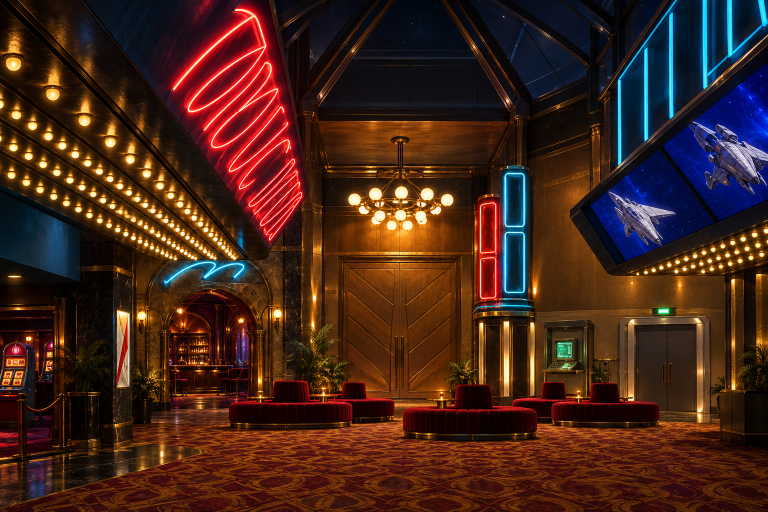
#> input picture concourse_bg.png, 1536 x 1024 px, found by its file name (shown at 1/2 size)
$ python bake_sky.py
#> lines starting #> are read from the running program, lines starting #| are printed output that depends on the picture; after the words box and inside, x2 and y2 are one past the last pixel; in counts of white or black regions, pixels touching at a corner belong together
#> in main, plate is the input picture: PIL image 1536x1024 RGB; mean R, G, B 68.2, 36.9, 25.5
#!/usr/bin/env python3
# /// script
# requires-python = ">=3.10"
# dependencies = ["pillow", "numpy"]
# ///
"""Cut the New Con concourse sky out of the plate and build drifting stars (#515).

Why not Blender: the sky is a flat 2D backdrop seen through a painted cutout,
so there is no perspective to match. Pure image processing is simpler and
reproduces the painting's own sky exactly.

Outputs (assets/concourse/newcon/anim/):
    sky_mask.png   L8, 255 = sky. The engine uses it as the plate's alpha so
                   the layers below show through the windows.
    sky_fill.png   the painted sky with its stars removed (a quarter-res
                   gradient, drawn stretched behind everything).
    stars_far.png / stars_near.png   tileable RGBA star fields matched to the
                   painted stars' density and brightness; the engine scrolls
                   them at different rates for parallax.

Mask = hand-authored coarse window polygons (robust against the navy-dark rib
faces) refined per pixel by darkness of the star-removed plate (accurate lit
rib edges).

Usage (from the repo root):
    uv run tools/newcon_concourse/bake_sky.py [--debug build/newcon_concourse/sky_debug.png]
"""
import argparse
from pathlib import Path

import numpy as np
from PIL import Image, ImageDraw, ImageFilter

REPO = Path(__file__).resolve().parents[2]
PLATE = REPO / "assets/concourse/newcon/concourse_bg.png"
OUT = REPO / "assets/concourse/newcon/anim"

# Coarse window regions in plate pixels (1536x1024), each with the darkness
# threshold that refines its edges: star-removed luminance at or below it is
# sky. Anything outside every window is never sky, however dark. The C gaps
# carry blue haze (brighter sky) but their polygons are drawn conservatively
# inside the ribs, so they can afford a looser threshold.
WINDOWS = [
    # A: open sky left of the first arch, above the promenade roofline.
    ([(0, 0), (298, 0), (284, 110), (270, 240), (257, 368), (0, 368)], 24),
    # B: between arch 1 and arch 2.
    ([(568, 0), (765, 0), (752, 75), (738, 150), (724, 225), (712, 300), (706, 372),
      (596, 372), (586, 250), (576, 120)], 34),   # floor stops above the rooftop kit                 # dense stars at its top-right lift the floor
    # C1-C4: gaps between the curved ribs right of arch 2 (left to right).
    ([(910, 0), (1000, 0), (973, 79), (957, 158), (939, 237), (926, 316), (915, 395),
      (886, 395), (887, 158), (892, 79)], 45),
    ([(1102, 0), (1184, 0), (1155, 105), (1108, 211), (1081, 316), (1068, 395),
      (1044, 395), (1055, 316), (1063, 211), (1076, 105)], 45),
    ([(1250, 0), (1313, 0), (1282, 79), (1250, 158), (1224, 237), (1203, 316), (1192, 369),
      (1171, 369), (1176, 290), (1197, 211), (1224, 132), (1239, 53)], 45),
    ([(1318, 32), (1382, 21), (1374, 79), (1353, 148), (1334, 211), (1313, 290),
      (1300, 369), (1276, 369), (1287, 290), (1303, 211), (1311, 132)], 45),
]
FLOOR_SEED = (768, 1000)   # a pixel that is certainly not sky (the deck)
STAR_TILE = 512
RNG_SEED = 515


def star_removed(lum):
    return lum.filter(ImageFilter.MinFilter(5)).filter(ImageFilter.MaxFilter(5))


def sky_mask(plate):
    lum = plate.convert("L")
    base = np.asarray(star_removed(lum), dtype=np.float32)
    limit = Image.new("L", plate.size, 0)            # per-pixel threshold, 0 = never sky
#> limit: PIL image 1536x1024 L; every value is 0
    draw = ImageDraw.Draw(limit)
    for poly, darkness in WINDOWS:
        draw.polygon(poly, fill=darkness)
    limit = np.asarray(limit, dtype=np.float32)
#> limit: shape (1024, 1536) float32
    dark = Image.fromarray(((base <= limit) & (limit > 0)).astype(np.uint8) * 255)
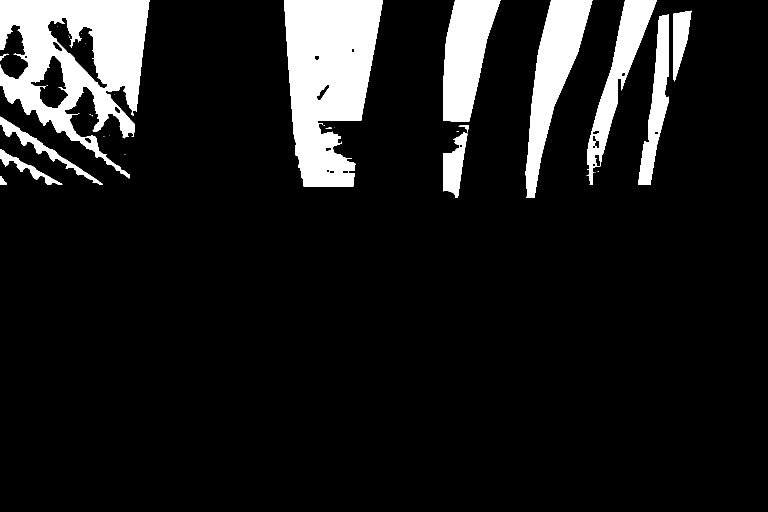
#> dark: PIL image 1536x1024 L (shown at 1/2 size); 11.2% white; 33 white regions (19 under 20 px), largest, box (x1, y1, x2, y2) and area: (0, 0, 299, 357) 51955, (568, 0, 766, 373) 51504, (1051, 0, 1185, 396) 20900
    # Opening drops thin dark rib seams inside a window.
    return solidify(dark.filter(ImageFilter.MinFilter(7)).filter(ImageFilter.MaxFilter(7)),
                    FLOOR_SEED)


def solidify(sky, outside_seed):
    """Binary L sky (255) -> finished mask. Bright stars survive
    star_removed() and punch not-sky holes; a hole is any not-sky pixel that
    `outside_seed` (certainly not sky) cannot reach. Then blur + re-threshold
    rounds off square-kernel stair-steps, and a light feather gives a ~1 px
    antialiased edge."""
#> called with outside_seed = (768, 1000)
    sky = sky.copy()
#> sky: PIL image 1536x1024 L; 11% white; 21 white regions, largest, box (x1, y1, x2, y2) and area: (568, 0, 765, 373) 51393, (0, 0, 299, 316) 50649, (1051, 0, 1184, 396) 20895
    ImageDraw.floodfill(sky, outside_seed, 128)
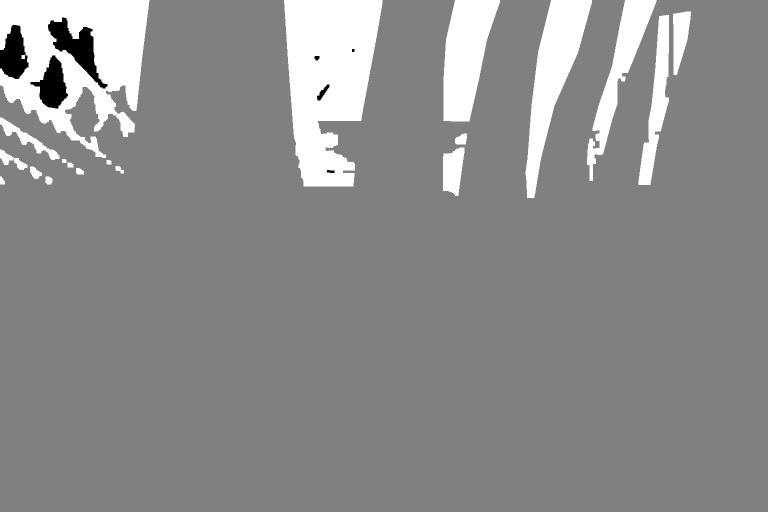
#> sky: PIL image 1536x1024 L (shown at 1/2 size); min 0, max 255, mean 140.8
    sky = Image.fromarray(np.where(np.asarray(sky) == 128, 0, 255).astype(np.uint8))
#> sky: PIL image 1536x1024 L; 11.9% white; 20 white regions, largest, box (x1, y1, x2, y2) and area: (0, 0, 299, 316) 64643, (568, 0, 765, 373) 51862, (1051, 0, 1184, 396) 20895
    rounded = np.asarray(sky.filter(ImageFilter.GaussianBlur(2.0))) >= 128
#> rounded: shape (1024, 1536) bool; 11.9% white; 19 white regions, largest, box (x1, y1, x2, y2) and area: (0, 0, 299, 316) 64648, (568, 0, 765, 373) 51859, (1051, 0, 1184, 396) 20889
    return (Image.fromarray(rounded.astype(np.uint8) * 255)
            .filter(ImageFilter.GaussianBlur(0.8)))


def sky_fill(plate, mask):
    """Starless sky colour, extrapolated past the mask edge so bilinear
    stretching never pulls rib colour into the windows."""
    rgb = np.asarray(plate.convert("RGB"), dtype=np.float32)
    clean = np.dstack([np.asarray(star_removed(Image.fromarray(rgb[..., c].astype(np.uint8))),
                                  dtype=np.float32) for c in range(3)])
    w = (np.asarray(mask, dtype=np.float32) / 255.0)[..., None]
    small = (plate.width // 4, plate.height // 4)
#> small = (384, 256)
    blur = ImageFilter.GaussianBlur(24)

    def down(a):
        return np.asarray(Image.fromarray(np.clip(a, 0, 255).astype(np.uint8))
                          .resize(small, Image.BOX).filter(blur), dtype=np.float32)
#> returned value: shape (256, 384) float32
    num = np.dstack([down(clean[..., c] * w[..., 0]) for c in range(3)])
    den = down(w[..., 0] * 255.0)[..., None] / 255.0
    fill = num / np.maximum(den, 1e-3)
    fallback = np.array([6.0, 8.0, 14.0])                  # deep space blue-black
    fill = np.where(den > 0.02, fill, fallback)
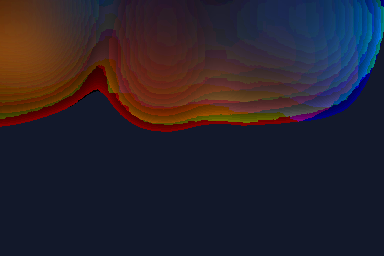
#> fill: shape (256, 384, 3) float64; mean R, G, B 13.4, 11.2, 14.8; drawn with min black and max white
    return Image.fromarray(np.clip(fill, 0, 255).astype(np.uint8))
#> returned value: PIL image 384x256 RGB


class PaintedStars:
    """The painting's own star population: density per sky pixel (one per
    local maximum), and each star's contrast over the sky and its colour.
    New stars are drawn from this, so they match the paint, not a guess."""

    def __init__(self, plate, mask):
        grey = plate.convert("L")
        lum = np.asarray(grey, dtype=np.float32)
#> lum: shape (1024, 1536) float32
        base = np.asarray(star_removed(grey), dtype=np.float32)
        local_max = lum >= np.asarray(grey.filter(ImageFilter.MaxFilter(3)), dtype=np.float32)
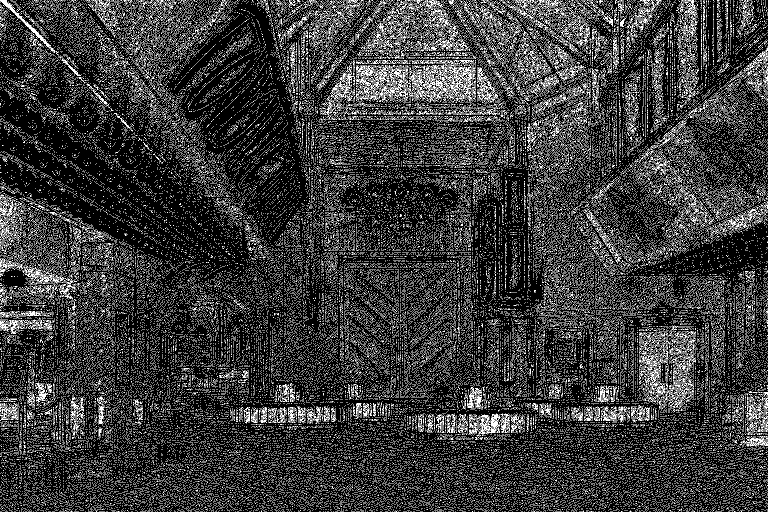
#> local_max: shape (1024, 1536) bool (shown at 1/2 size); 11.7% white in thin lines or dots
        sky = np.asarray(mask) > 200
#> sky: shape (1024, 1536) bool; 11.6% white; 19 white regions, largest, box (x1, y1, x2, y2) and area: (0, 0, 298, 315) 63783, (569, 0, 764, 372) 50948, (1052, 0, 1183, 395) 20257
        peaks = (lum - base > 18) & sky & local_max
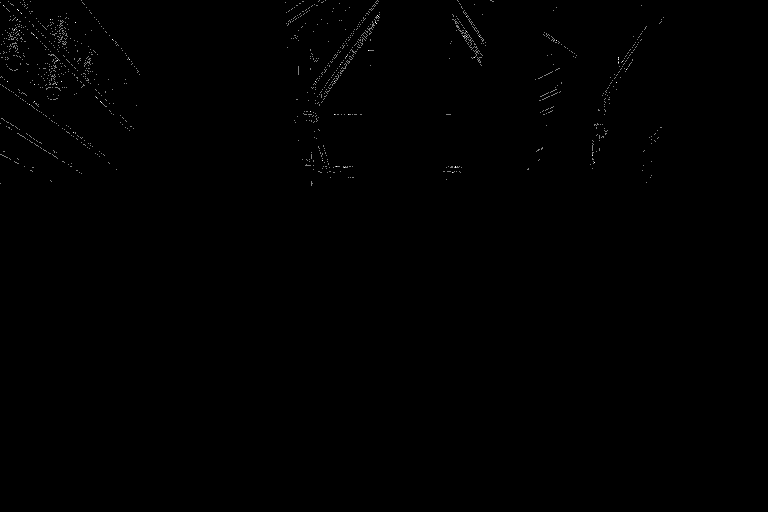
#> peaks: shape (1024, 1536) bool (shown at 1/2 size); 0.13% white in thin lines or dots, all inside (x1, y1, x2, y2) = (0, 0, 1327, 371)
        rgb = np.asarray(plate, dtype=np.float32)[peaks]
#> rgb = 2071 rows, first 8: [46, 34, 32], [84, 48, 24], [40, 25, 15], [41, 31, 31], [60, 37, 10], [47, 26, 20], [38, 22, 11], [50, 27, 24]
        self.density = peaks.sum() / max(sky.sum(), 1)
#> self.density = 0.0114
        self.contrast = (lum - base)[peaks] / 255.0
#> self.contrast = 2071 values, max 0.8 at index 782, min 0.0745 at index 4, mean 0.186
        self.tint = rgb / np.maximum(rgb.max(axis=1, keepdims=True), 1.0)
#> self.tint = 2071 rows, first 8: [1, 0.739, 0.696], [1, 0.571, 0.286], [1, 0.625, 0.375], [1, 0.756, 0.756], [1, 0.617, 0.167], [1, 0.553, 0.426], [1, 0.579, 0.289], [1, 0.54, 0.48]


def star_tile(stars, fraction, sigma_range, rng, gain=1.3, radius=3):
    """Tileable star field: gaussian dots wrapped at the tile edges. `gain`
    compensates for sub-pixel centres spreading a star's peak; `radius` (px)
    bounds each dot, so keep it >= 2.5 sigma for wide glows."""
#> called with fraction = 0.65, sigma_range = (0.32, 0.55), gain = 1.3, radius = 3
    n = int(STAR_TILE * STAR_TILE * stars.density * fraction)
#> n = 1934
    acc = np.zeros((STAR_TILE, STAR_TILE, 3), dtype=np.float32)
    yy, xx = np.mgrid[-radius:radius + 1, -radius:radius + 1]
    for _ in range(n):
        x, y = rng.uniform(0, STAR_TILE, 2)
        sigma = rng.uniform(*sigma_range)
        pick = rng.integers(0, stars.contrast.size)
        ix, iy = int(x), int(y)
        g = np.exp(-(((xx - (x - ix)) ** 2 + (yy - (y - iy)) ** 2) / (2 * sigma ** 2)))
        rows, cols = (iy + yy) % STAR_TILE, (ix + xx) % STAR_TILE
        acc[rows, cols] += (g * stars.contrast[pick] * gain)[..., None] * stars.tint[pick]
    a = np.clip(acc.max(axis=2), 0.0, 1.0)
    rgb = np.where(a[..., None] > 0, acc / np.maximum(a[..., None], 1e-6), 0.0)
#> rgb: shape (512, 512, 3) float32
    return Image.fromarray((np.dstack([np.clip(rgb, 0, 1), a]) * 255).astype(np.uint8), "RGBA")
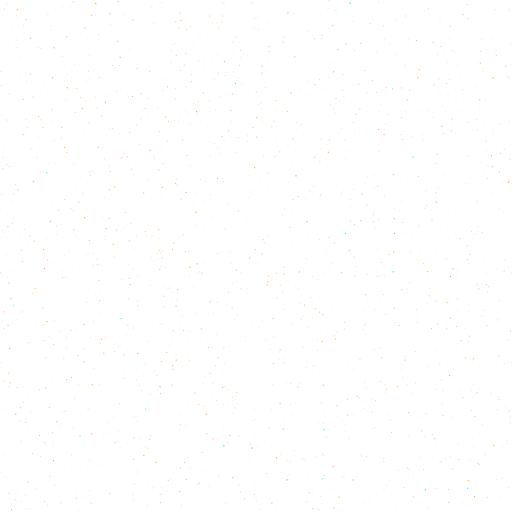
#> returned value: PIL image 512x512 RGBA; mean R, G, B, A 27.5, 16.8, 7.3, 0.5; transparent parts drawn white


def main():
    ap = argparse.ArgumentParser(description=__doc__.splitlines()[0])
    ap.add_argument("--debug", help="write a mask-over-plate visualisation here")
    args = ap.parse_args()

    plate = Image.open(PLATE).convert("RGB")
    mask = sky_mask(plate)
    OUT.mkdir(parents=True, exist_ok=True)
    mask.save(OUT / "sky_mask.png", optimize=True)
    sky_fill(plate, mask).save(OUT / "sky_fill.png", optimize=True)

    stars = PaintedStars(plate, mask)
    rng = np.random.default_rng(RNG_SEED)
    # Split the painted population across two parallax depths: most stars
    # small and far, a third slightly larger and near.
    star_tile(stars, 0.65, (0.32, 0.55), rng).save(OUT / "stars_far.png", optimize=True)
    star_tile(stars, 0.35, (0.4, 0.75), rng).save(OUT / "stars_near.png", optimize=True)
#> call 2 of star_tile, with fraction = 0.35, sigma_range = (0.4, 0.75), gain = 1.3, radius = 3
#> in star_tile (call 2), `n = int(STAR_TILE * STAR_TILE * stars.density * fraction)`: n = 1041
#> in star_tile (call 2), `rgb = np.where(a[..., None] > 0, acc / np.maximum(a[..., None], 1e-6),..`:
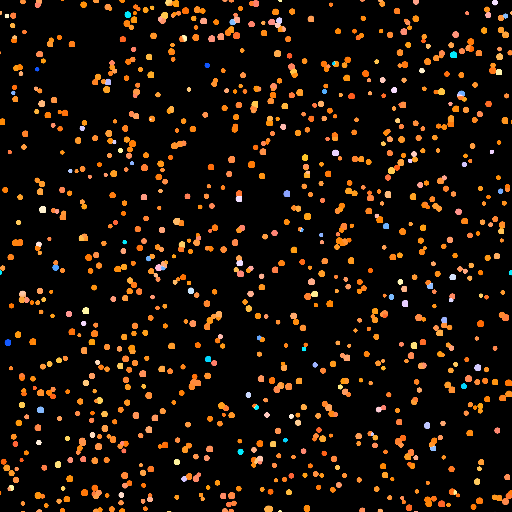
#> rgb: shape (512, 512, 3) float32; mean of channels 0, 1, 2 0.0995, 0.0603, 0.0266; drawn as R, G, B
    print(f"sky {np.mean(np.asarray(mask) > 127):.1%} of plate; painted stars "
          f"{stars.density * 1e4:.1f}/10k px, contrast median "
          f"{np.median(stars.contrast) * 255:.0f}")
#| sky 11.9% of plate; painted stars 113.5/10k px, contrast median 35

    if args.debug:
        vis = np.asarray(plate, dtype=np.float32)
        m = (np.asarray(mask, dtype=np.float32) / 255.0)[..., None]
        vis = vis * (1 - 0.6 * m) + np.array([0, 170, 255]) * 0.6 * m
        Path(args.debug).parent.mkdir(parents=True, exist_ok=True)
        Image.fromarray(vis.astype(np.uint8)).crop((0, 0, 1536, 470)).save(args.debug)


if __name__ == "__main__":
    main()
